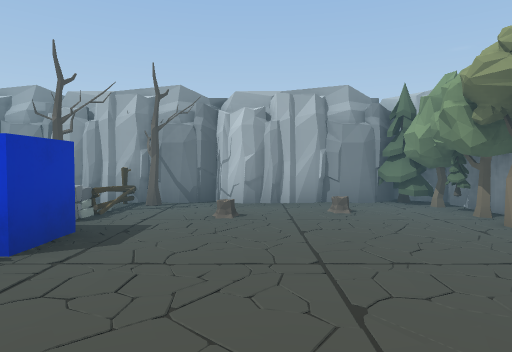
View 1 (above)

24 first-person views from a walk through a scene from a Unity 3-D project. The camera is 1.5 m above the floor, tilts 2° down and sees 75° across. The floor is counted in squares, 2 m on a side. Each view is taken from the middle of a square. On the plan, view 1 faces up. The plan holds only what a view shows up to about 11 squares ahead; the rest is blank. The place goes on beyond the plan. The player character is not drawn. Door leaves are left out, so doorways stand open. Some surface patterns are stand-ins.

View 2
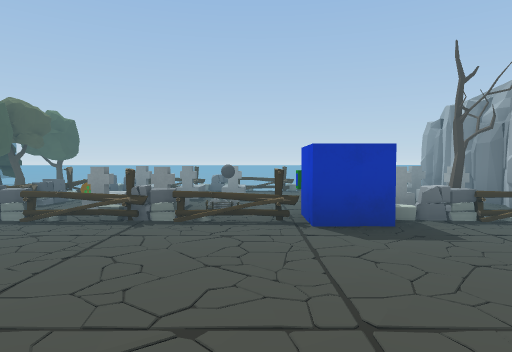

View 3
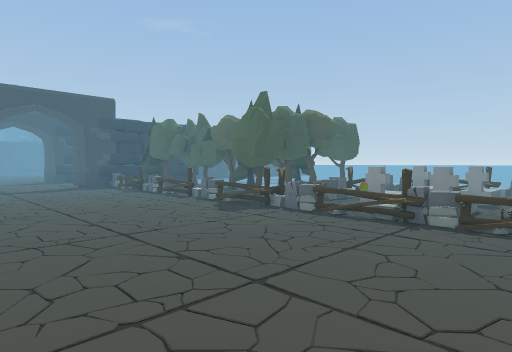

View 4
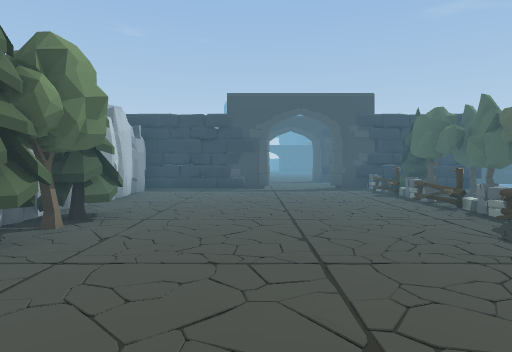

View 5
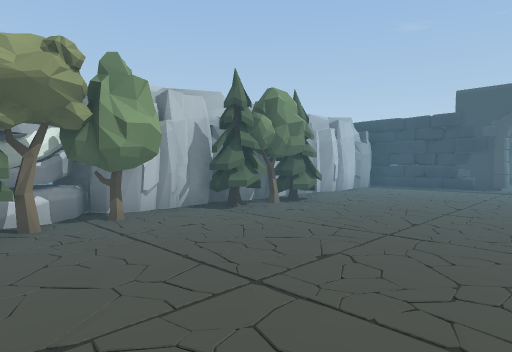

View 6
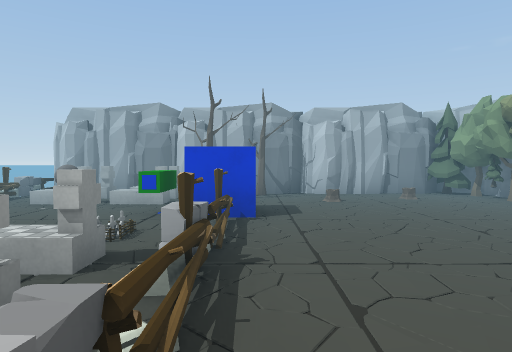

View 7
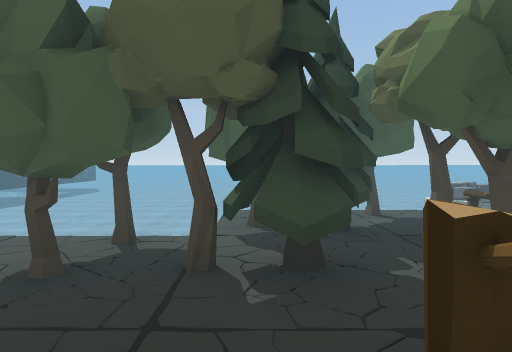

View 8
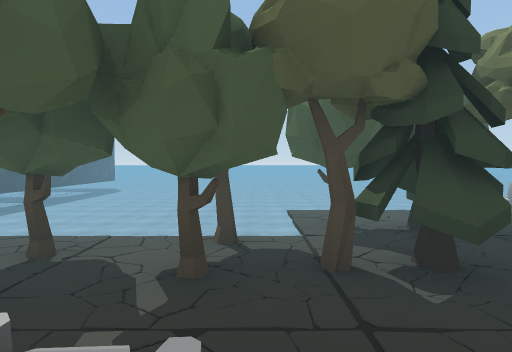

View 9
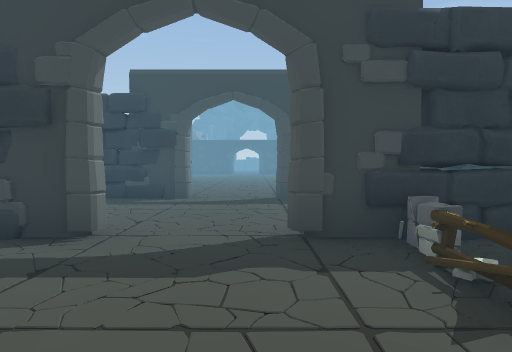

View 10
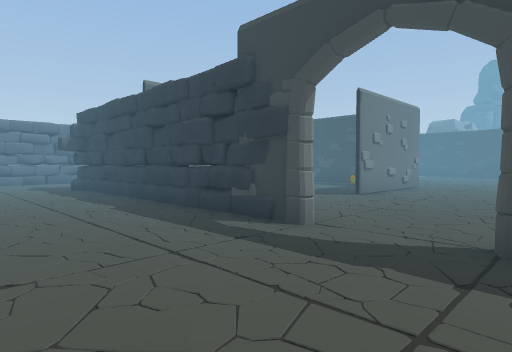

View 11
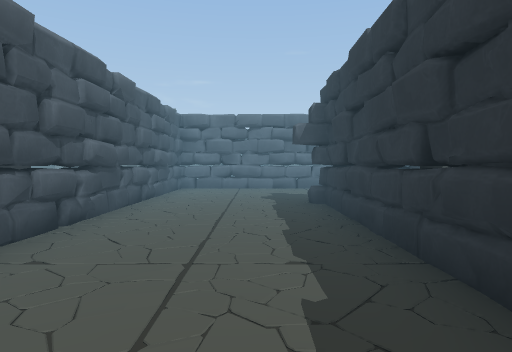

View 12
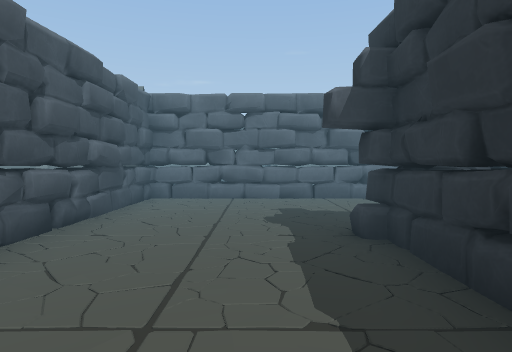

View 13
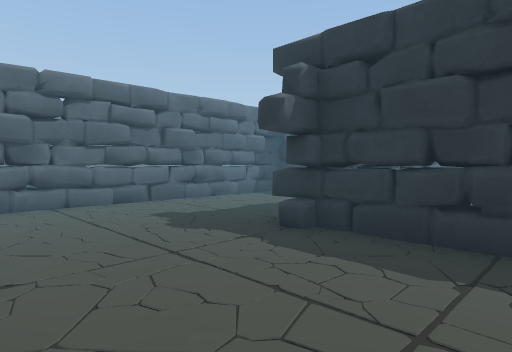

View 14
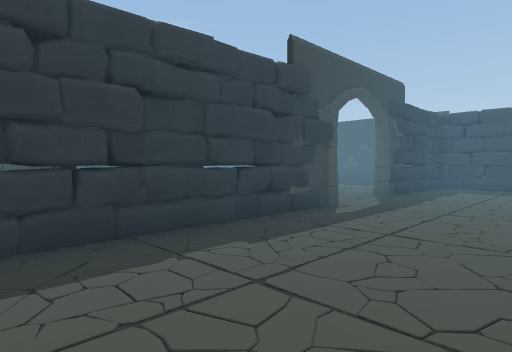

View 15
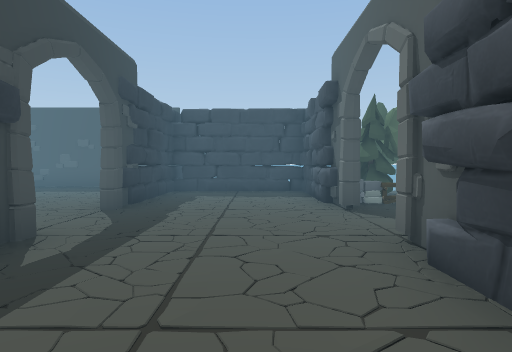

View 16
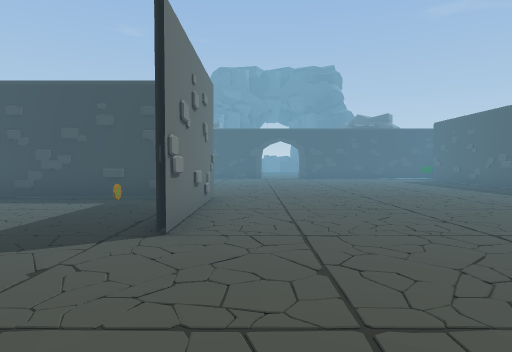

View 17
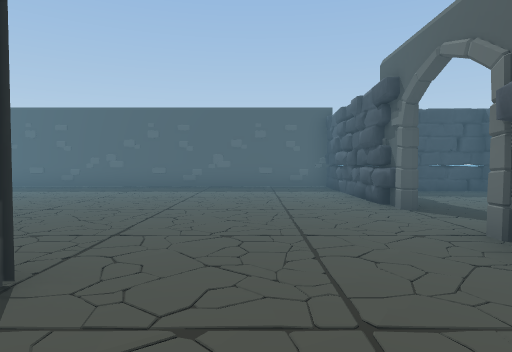

View 18
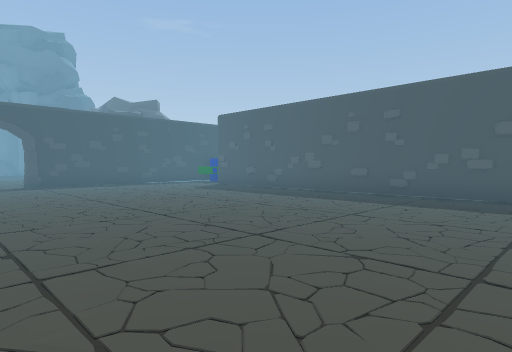

View 19
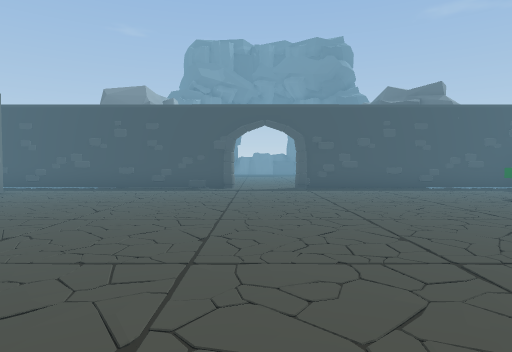

View 20
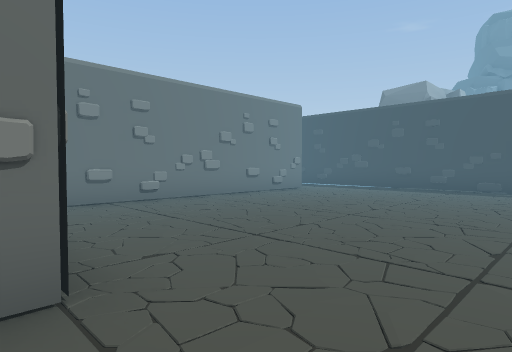

View 21
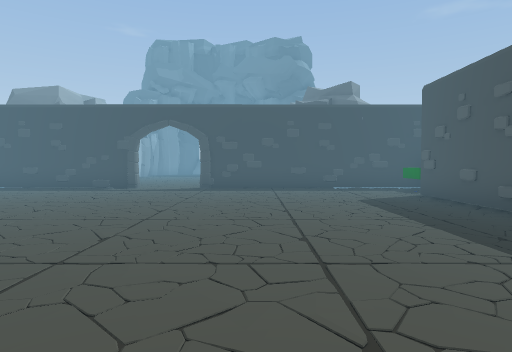

View 22
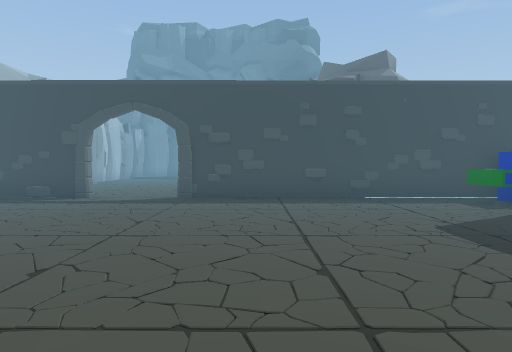

View 23
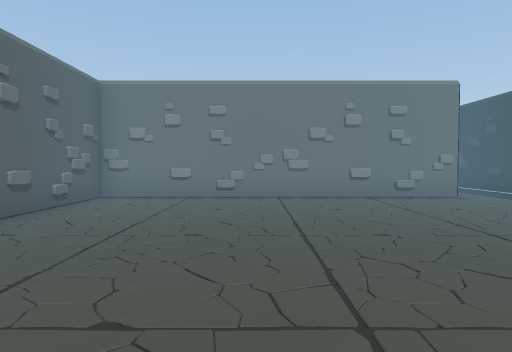

View 24
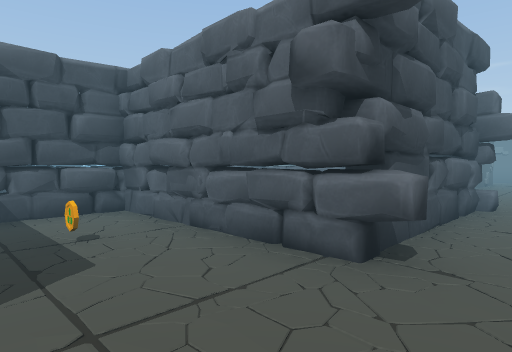

### Floor plan
Key: @ floor where view 1 was taken; # wall or solid block; . floor; D open door; v drop or lower ground; T tree; M tombstone; B grey ball; R rock; O other object.
Columns run from 10 left of view 1 to 19 right of it. Each row starts with its distance up from view 1.
  7    ##########T#
  6   OO#MM#T....T#
  5    O.MMT.....T#
  4   OO.MMO.....T
  3   OO..OOO.....
  2    O MB......TTRR
  1   OO MBM.....TTRR
  0    O M.M..@..TT#
 -1   OO M.M......##
 -2   OOOOOO.....T#
 -3    T.TTT.....T#
 -4    .TTTO.....T#
 -5 vvv.TTT.......#       #
 -6 vvv  TTO......#       #
 -7 vvv  TTO......#       #
 -8 vvv  TTTO.....#       #
 -9 vvv v####DD#############
-10 vvv  ....DD............#
-11 vvv #..................#
-12 vv  #..................#
-13    v#####DD#########...#
-14    #.....DD..  #...#...#   #
-15    #.......... #.O.#...#   #
-16    #...........#...#...#     #
-17    #...........#...#####
-18    #........#......#....
-19    #........#........
-20    #........#.O..
-21    #........######
-22    #.............###
-23    #.............#
-24    #.............#
-25    #.............#
-26    #.............
-27    #.............#
-28    #.............#
-29    #.............#
-30    ................
-31  OO...###DD####.....
-32    ####  DD. .#######
-33          ...
-34          ....
-35           ...

Where each view was taken, in squares from view 1:
view 1: 0 up, 0 right, facing up
view 2: 2 up, 2 right, facing left
view 3: 2 up, 2 right, facing down-left
view 4: 1 up, 1 right, facing down
view 5: 2 up, 1 left, facing down-right
view 6: 2 down, 2 left, facing up
view 7: 5 down, 2 left, facing left
view 8: 6 down, 2 left, facing left
view 9: 6 down, 1 left, facing down
view 10: 10 down, 2 left, facing down-right
view 11: 12 down, 2 right, facing right
view 12: 12 down, 5 right, facing right
view 13: 10 down, 6 right, facing down-right
view 14: 10 down, 6 right, facing down-left
view 15: 11 down, 4 right, facing left
view 16: 14 down, 1 right, facing down
view 17: 16 down, 4 right, facing left
view 18: 19 down, 1 right, facing down-left
view 19: 21 down, 0 right, facing down
view 20: 21 down, 0 right, facing down-right
view 21: 21 down, 3 left, facing down
view 22: 24 down, 3 left, facing down
view 23: 25 down, 1 left, facing right
view 24: 19 down, 6 right, facing up-right
